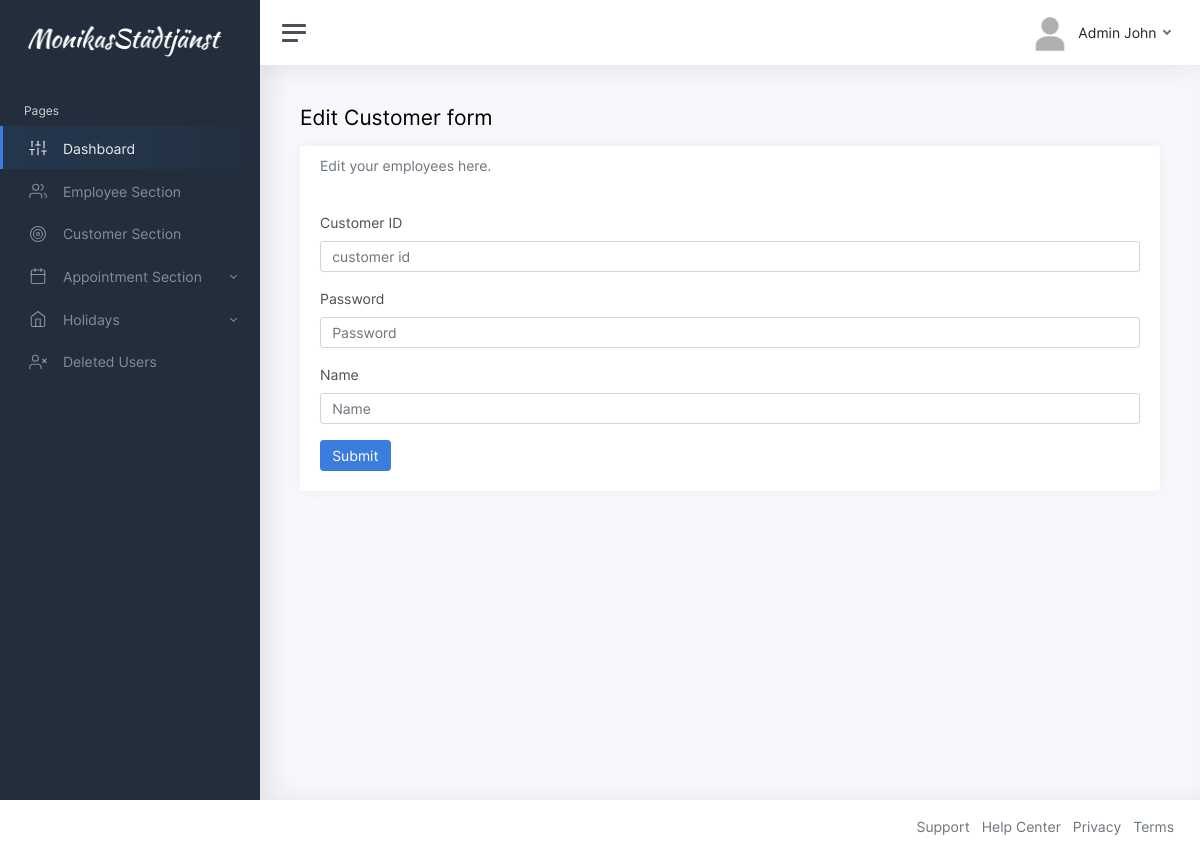
The page /edit-customer.php?id=1 (signed in) on the database as committed earlier.
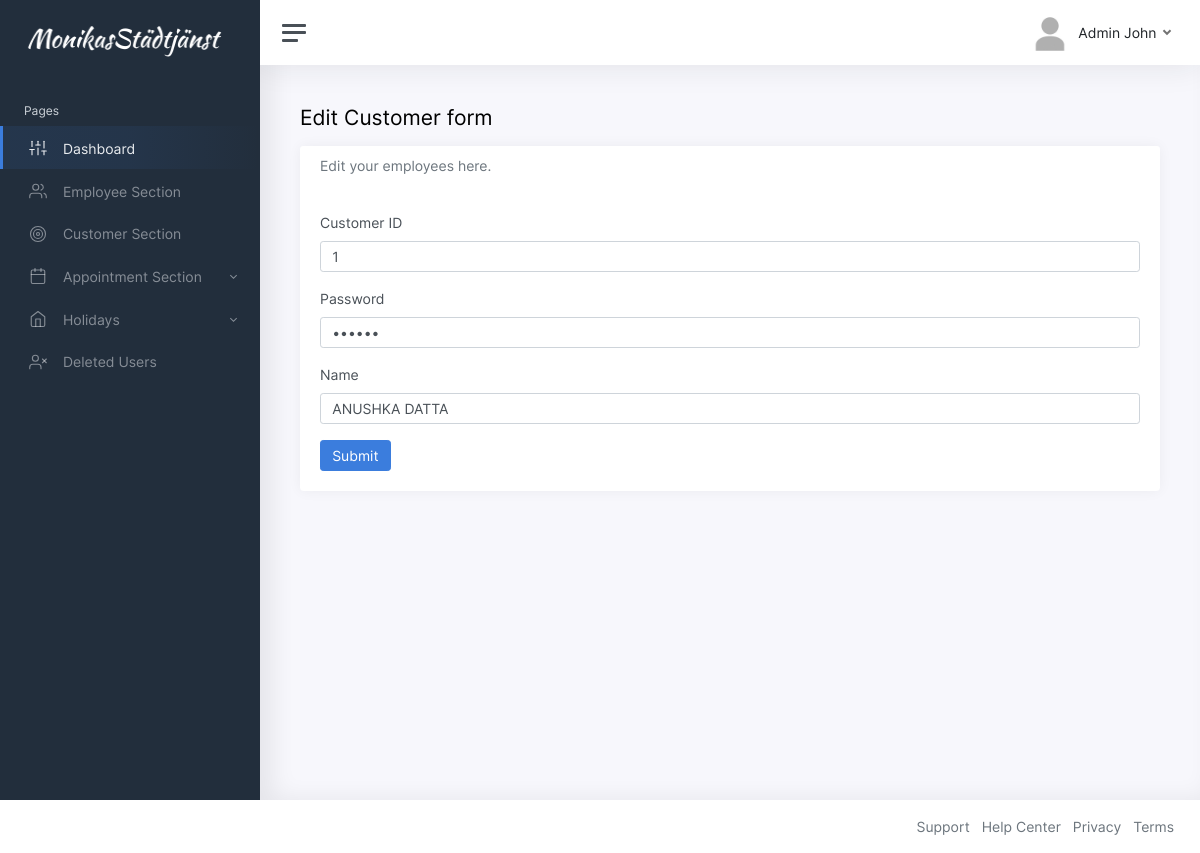
The same page on the database as committed later.
### tables this page shows
CREATE TABLE `users` (
  `id` int(255) NOT NULL,
  `user_id` varchar(100) NOT NULL,
  `password` varchar(100) NOT NULL,
  `role` varchar(100) NOT NULL,
  `name` varchar(100) NOT NULL,
  `deleted_at` datetime(6) DEFAULT NULL
);

### edit-customer.php (the view, shortened to what this page needs)
<?php
include "connection.php";
?>
<!DOCTYPE html>
<html lang="en">
<head>
	<link href="css/app.css" rel="stylesheet">
</head>
<body>
	<div class="wrapper">
		<nav id="sidebar" class="sidebar">
			<div class="sidebar-content js-simplebar">
		<?php include("sidebar.php"); ?>
			</div>
		</nav>
		<div class="main">
            <?php
                $user_id = $_GET['id'];
                $result = mysqli_query($db,"SELECT id,name,user_id,password from `users` where user_id='$user_id';");
                $res = mysqli_fetch_assoc($result);
            ?>
			<nav class="navbar navbar-expand navbar-light navbar-bg">
				<a class="sidebar-toggle d-flex">
          <i class="hamburger align-self-center"></i>
        </a>
								<?php include("navbar.php"); ?>
			</nav>
			<main class="content">
				<div class="container-fluid p-0">
					<h1 class="h3 mb-3">Edit Customer form</h1>
					<div class="row">
						<div class="">
							<div class="card">
								<div class="card-header">
									<h6 class="card-subtitle text-muted">Edit your employees here.</h6>
								</div>
								<div class="card-body">
									<form enctype="multipart/form-data" method="post" action="">
										<div class="mb-3">
											<label class="form-label">Customer ID</label>
											<input type="text" name="email" class="form-control" placeholder="customer id" value="<?php echo $res['user_id'] ?>">
										</div>
										<div class="mb-3">
											<label class="form-label">Password</label>
											<input type="password"  name="password"class="form-control" placeholder="Password" value="<?php echo $res['password'] ?>">
										</div>
                                        <div class="mb-3">
											<label class="form-label">Name</label>
											<input type="text" name="name" class="form-control" placeholder="Name" value="<?php echo $res['name'] ?>">
										</div>
										<button type="submit" name="submit"class="btn btn-primary">Submit</button>
									</form>
								</div>
							</div>
						</div>
							</div>
						</div>
					</div>
				</div>
			<?php include("footer.php"); ?>
</body>
</html>

Rows that differ between the two databases and show on the page:
added users: email "1", name "ANUSHKA DATTA"
